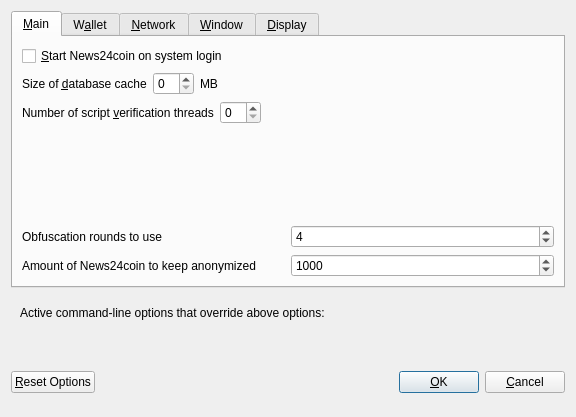
<?xml version="1.0" encoding="UTF-8"?>
<ui version="4.0">
 <class>OptionsDialog</class>
 <widget class="QDialog" name="OptionsDialog">
  <property name="geometry">
   <rect>
    <x>0</x>
    <y>0</y>
    <width>576</width>
    <height>417</height>
   </rect>
  </property>
  <property name="windowTitle">
   <string>Options</string>
  </property>
  <property name="modal">
   <bool>true</bool>
  </property>
  <layout class="QVBoxLayout" name="verticalLayout">
   <item>
    <widget class="QTabWidget" name="tabWidget">
     <property name="currentIndex">
      <number>0</number>
     </property>
     <widget class="QWidget" name="tabMain">
      <attribute name="title">
       <string>&amp;Main</string>
      </attribute>
      <layout class="QVBoxLayout" name="verticalLayout_Main">
       <item>
        <widget class="QCheckBox" name="bitcoinAtStartup">
         <property name="toolTip">
          <string>Automatically start News24coin after logging in to the system.</string>
         </property>
         <property name="text">
          <string>&amp;Start News24coin on system login</string>
         </property>
        </widget>
       </item>
       <item>
        <layout class="QHBoxLayout" name="horizontalLayout_2_Main">
         <item>
          <widget class="QLabel" name="databaseCacheLabel">
           <property name="text">
            <string>Size of &amp;database cache</string>
           </property>
           <property name="textFormat">
            <enum>Qt::PlainText</enum>
           </property>
           <property name="buddy">
            <cstring>databaseCache</cstring>
           </property>
          </widget>
         </item>
         <item>
          <widget class="QSpinBox" name="databaseCache"/>
         </item>
         <item>
          <widget class="QLabel" name="databaseCacheUnitLabel">
           <property name="text">
            <string>MB</string>
           </property>
           <property name="textFormat">
            <enum>Qt::PlainText</enum>
           </property>
          </widget>
         </item>
         <item>
          <spacer name="horizontalSpacer_2_Main">
           <property name="orientation">
            <enum>Qt::Horizontal</enum>
           </property>
           <property name="sizeHint" stdset="0">
            <size>
             <width>40</width>
             <height>20</height>
            </size>
           </property>
          </spacer>
         </item>
        </layout>
       </item>
       <item>
        <layout class="QHBoxLayout" name="horizontalLayout_3_Main">
         <item>
          <widget class="QLabel" name="threadsScriptVerifLabel">
           <property name="text">
            <string>Number of script &amp;verification threads</string>
           </property>
           <property name="textFormat">
            <enum>Qt::PlainText</enum>
           </property>
           <property name="buddy">
            <cstring>threadsScriptVerif</cstring>
           </property>
          </widget>
         </item>
         <item>
          <widget class="QSpinBox" name="threadsScriptVerif">
           <property name="toolTip">
            <string>(0 = auto, &lt;0 = leave that many cores free)</string>
           </property>
          </widget>
         </item>
         <item>
          <spacer name="horizontalSpacer_3_Main">
           <property name="orientation">
            <enum>Qt::Horizontal</enum>
           </property>
           <property name="sizeHint" stdset="0">
            <size>
             <width>40</width>
             <height>20</height>
            </size>
           </property>
          </spacer>
         </item>
        </layout>
       </item>
       <item>
        <spacer name="verticalSpacer_Main">
         <property name="orientation">
          <enum>Qt::Vertical</enum>
         </property>
         <property name="sizeHint" stdset="0">
          <size>
           <width>20</width>
           <height>40</height>
          </size>
         </property>
        </spacer>
       </item>
       <item>
        <layout class="QHBoxLayout" name="horizontalLayout_4_Main">
         <item>
          <widget class="QLabel" name="label">
           <property name="toolTip">
            <string>This setting determines the amount of individual masternodes that an input will be anonymized through.&lt;br/&gt;More rounds of anonymization gives a higher degree of privacy, but also costs more in fees.</string>
           </property>
           <property name="text">
            <string>Obfuscation rounds to use</string>
           </property>
          </widget>
         </item>
         <item>
          <widget class="QSpinBox" name="obfuscationRounds">
           <property name="minimum">
            <number>2</number>
           </property>
           <property name="maximum">
            <number>8</number>
           </property>
           <property name="value">
            <number>4</number>
           </property>
          </widget>
         </item>
        </layout>
       </item>
       <item>
        <layout class="QHBoxLayout" name="horizontalLayout">
         <item>
          <widget class="QLabel" name="label_2">
           <property name="toolTip">
            <string>This amount acts as a threshold to turn off Obfuscation once it's reached.</string>
           </property>
           <property name="statusTip">
            <string notr="true"/>
           </property>
           <property name="whatsThis">
            <string notr="true"/>
           </property>
           <property name="accessibleName">
            <string notr="true"/>
           </property>
           <property name="accessibleDescription">
            <string notr="true"/>
           </property>
           <property name="text">
            <string>Amount of News24coin to keep anonymized</string>
           </property>
          </widget>
         </item>
         <item>
          <widget class="QSpinBox" name="anonymizeNews24coin">
           <property name="minimum">
            <number>100</number>
           </property>
           <property name="maximum">
            <number>100000</number>
           </property>
           <property name="singleStep">
            <number>100</number>
           </property>
           <property name="value">
            <number>1000</number>
           </property>
          </widget>
         </item>
        </layout>
       </item>
      </layout>
     </widget>
     <widget class="QWidget" name="tabWallet">
      <attribute name="title">
       <string>W&amp;allet</string>
      </attribute>
      <layout class="QVBoxLayout" name="verticalLayout_Wallet">
       <item>
        <widget class="QGroupBox" name="groupBox">
         <property name="title">
          <string>Expert</string>
         </property>
         <layout class="QVBoxLayout" name="verticalLayout_2">
          <item>
           <widget class="QCheckBox" name="coinControlFeatures">
            <property name="toolTip">
             <string>Whether to show coin control features or not.</string>
            </property>
            <property name="text">
             <string>Enable coin &amp;control features</string>
            </property>
           </widget>
          </item>
          <item>
           <widget class="QCheckBox" name="showMasternodesTab">
            <property name="toolTip">
             <string>Show additional tab listing all your masternodes in first sub-tab&lt;br/&gt;and all masternodes on the network in second sub-tab.</string>
            </property>
            <property name="text">
             <string>Show Masternodes Tab</string>
            </property>
           </widget>
          </item>
          <item>
           <widget class="QCheckBox" name="spendZeroConfChange">
            <property name="toolTip">
             <string>If you disable the spending of unconfirmed change, the change from a transaction&lt;br/&gt;cannot be used until that transaction has at least one confirmation.&lt;br/&gt;This also affects how your balance is computed.</string>
            </property>
            <property name="text">
             <string>&amp;Spend unconfirmed change</string>
            </property>
           </widget>
          </item>
         </layout>
        </widget>
       </item>
       <item>
        <spacer name="verticalSpacer_Wallet">
         <property name="orientation">
          <enum>Qt::Vertical</enum>
         </property>
         <property name="sizeHint" stdset="0">
          <size>
           <width>20</width>
           <height>40</height>
          </size>
         </property>
        </spacer>
       </item>
      </layout>
     </widget>
     <widget class="QWidget" name="tabNetwork">
      <attribute name="title">
       <string>&amp;Network</string>
      </attribute>
      <layout class="QVBoxLayout" name="verticalLayout_Network">
       <item>
        <widget class="QCheckBox" name="mapPortUpnp">
         <property name="toolTip">
          <string>Automatically open the News24coin client port on the router. This only works when your router supports UPnP and it is enabled.</string>
         </property>
         <property name="text">
          <string>Map port using &amp;UPnP</string>
         </property>
        </widget>
       </item>
       <item>
        <widget class="QCheckBox" name="allowIncoming">
         <property name="toolTip">
          <string>Accept connections from outside</string>
         </property>
         <property name="text">
          <string>Allow incoming connections</string>
         </property>
        </widget>
       </item>
       <item>
        <widget class="QCheckBox" name="connectSocks">
         <property name="toolTip">
          <string>Connect to the News24coin network through a SOCKS5 proxy.</string>
         </property>
         <property name="text">
          <string>&amp;Connect through SOCKS5 proxy (default proxy):</string>
         </property>
        </widget>
       </item>
       <item>
        <layout class="QHBoxLayout" name="horizontalLayout_1_Network">
         <item>
          <widget class="QLabel" name="proxyIpLabel">
           <property name="text">
            <string>Proxy &amp;IP:</string>
           </property>
           <property name="textFormat">
            <enum>Qt::PlainText</enum>
           </property>
           <property name="buddy">
            <cstring>proxyIp</cstring>
           </property>
          </widget>
         </item>
         <item>
          <widget class="QValidatedLineEdit" name="proxyIp">
           <property name="minimumSize">
            <size>
             <width>140</width>
             <height>0</height>
            </size>
           </property>
           <property name="maximumSize">
            <size>
             <width>140</width>
             <height>16777215</height>
            </size>
           </property>
           <property name="toolTip">
            <string>IP address of the proxy (e.g. IPv4: 127.0.0.1 / IPv6: ::1)</string>
           </property>
          </widget>
         </item>
         <item>
          <widget class="QLabel" name="proxyPortLabel">
           <property name="text">
            <string>&amp;Port:</string>
           </property>
           <property name="textFormat">
            <enum>Qt::PlainText</enum>
           </property>
           <property name="buddy">
            <cstring>proxyPort</cstring>
           </property>
          </widget>
         </item>
         <item>
          <widget class="QLineEdit" name="proxyPort">
           <property name="minimumSize">
            <size>
             <width>55</width>
             <height>0</height>
            </size>
           </property>
           <property name="maximumSize">
            <size>
             <width>55</width>
             <height>16777215</height>
            </size>
           </property>
           <property name="toolTip">
            <string>Port of the proxy (e.g. 9050)</string>
           </property>
          </widget>
         </item>
         <item>
          <spacer name="horizontalSpacer_1_Network">
           <property name="orientation">
            <enum>Qt::Horizontal</enum>
           </property>
           <property name="sizeHint" stdset="0">
            <size>
             <width>40</width>
             <height>20</height>
            </size>
           </property>
          </spacer>
         </item>
        </layout>
       </item>
       <item>
        <spacer name="verticalSpacer_Network">
         <property name="orientation">
          <enum>Qt::Vertical</enum>
         </property>
         <property name="sizeHint" stdset="0">
          <size>
           <width>20</width>
           <height>40</height>
          </size>
         </property>
        </spacer>
       </item>
      </layout>
     </widget>
     <widget class="QWidget" name="tabWindow">
      <attribute name="title">
       <string>&amp;Window</string>
      </attribute>
      <layout class="QVBoxLayout" name="verticalLayout_Window">
       <item>
        <widget class="QCheckBox" name="minimizeToTray">
         <property name="toolTip">
          <string>Show only a tray icon after minimizing the window.</string>
         </property>
         <property name="text">
          <string>&amp;Minimize to the tray instead of the taskbar</string>
         </property>
        </widget>
       </item>
       <item>
        <widget class="QCheckBox" name="minimizeOnClose">
         <property name="toolTip">
          <string>Minimize instead of exit the application when the window is closed. When this option is enabled, the application will be closed only after selecting Quit in the menu.</string>
         </property>
         <property name="text">
          <string>M&amp;inimize on close</string>
         </property>
        </widget>
       </item>
       <item>
        <spacer name="verticalSpacer_Window">
         <property name="orientation">
          <enum>Qt::Vertical</enum>
         </property>
         <property name="sizeHint" stdset="0">
          <size>
           <width>20</width>
           <height>40</height>
          </size>
         </property>
        </spacer>
       </item>
      </layout>
     </widget>
     <widget class="QWidget" name="tabDisplay">
      <attribute name="title">
       <string>&amp;Display</string>
      </attribute>
      <layout class="QVBoxLayout" name="verticalLayout_Display">
       <item>
        <layout class="QHBoxLayout" name="horizontalLayout_1_Display">
         <item>
          <widget class="QLabel" name="langLabel">
           <property name="text">
            <string>User Interface &amp;language:</string>
           </property>
           <property name="textFormat">
            <enum>Qt::PlainText</enum>
           </property>
           <property name="buddy">
            <cstring>lang</cstring>
           </property>
          </widget>
         </item>
         <item>
          <widget class="QValueComboBox" name="lang">
           <property name="toolTip">
            <string>The user interface language can be set here. This setting will take effect after restarting News24coin.</string>
           </property>
          </widget>
         </item>
        </layout>
       </item>
       <item>
        <widget class="QLabel" name="label_3">
         <property name="toolTip">
          <string notr="true"/>
         </property>
         <property name="statusTip">
          <string notr="true"/>
         </property>
         <property name="whatsThis">
          <string notr="true"/>
         </property>
         <property name="accessibleName">
          <string notr="true"/>
         </property>
         <property name="text">
          <string>Language missing or translation incomplete? Help contributing translations here:
https://www.transifex.com/news24coin-project/news24coin-project-translations</string>
         </property>
         <property name="wordWrap">
          <bool>true</bool>
         </property>
         <property name="openExternalLinks">
          <bool>true</bool>
         </property>
         <property name="textInteractionFlags">
          <set>Qt::TextBrowserInteraction</set>
         </property>
        </widget>
       </item>
       <item>
        <layout class="QHBoxLayout" name="horizontalLayout_4_Display" stretch="0,0">
         <item>
          <widget class="QLabel" name="themeLabel">
           <property name="text">
            <string>User Interface Theme:</string>
           </property>
          </widget>
         </item>
         <item>
          <widget class="QValueComboBox" name="theme"/>
         </item>
        </layout>
       </item>
       <item>
        <widget class="Line" name="line">
         <property name="orientation">
          <enum>Qt::Horizontal</enum>
         </property>
        </widget>
       </item>
       <item>
        <layout class="QHBoxLayout" name="horizontalLayout_2_Display">
         <item>
          <widget class="QLabel" name="unitLabel">
           <property name="text">
            <string>&amp;Unit to show amounts in:</string>
           </property>
           <property name="textFormat">
            <enum>Qt::PlainText</enum>
           </property>
           <property name="buddy">
            <cstring>unit</cstring>
           </property>
          </widget>
         </item>
         <item>
          <widget class="QValueComboBox" name="unit">
           <property name="toolTip">
            <string>Choose the default subdivision unit to show in the interface and when sending coins.</string>
           </property>
          </widget>
         </item>
        </layout>
       </item>
       <item>
        <layout class="QHBoxLayout" name="horizontalLayout_5_Display">
         <item>
          <widget class="QLabel" name="digitsLabel">
           <property name="text">
            <string>Decimal digits</string>
           </property>
          </widget>
         </item>
         <item>
          <widget class="QValueComboBox" name="digits"/>
         </item>
        </layout>
       </item>
       <item>
        <layout class="QHBoxLayout" name="horizontalLayout_3_Display">
         <item>
          <widget class="QLabel" name="thirdPartyTxUrlsLabel">
           <property name="toolTip">
            <string>Third party URLs (e.g. a block explorer) that appear in the transactions tab as context menu items. %s in the URL is replaced by transaction hash. Multiple URLs are separated by vertical bar |.</string>
           </property>
           <property name="text">
            <string>Third party transaction URLs</string>
           </property>
           <property name="buddy">
            <cstring>thirdPartyTxUrls</cstring>
           </property>
          </widget>
         </item>
         <item>
          <widget class="QLineEdit" name="thirdPartyTxUrls">
           <property name="toolTip">
            <string>Third party URLs (e.g. a block explorer) that appear in the transactions tab as context menu items. %s in the URL is replaced by transaction hash. Multiple URLs are separated by vertical bar |.</string>
           </property>
          </widget>
         </item>
        </layout>
       </item>
       <item>
        <spacer name="verticalSpacer">
         <property name="orientation">
          <enum>Qt::Vertical</enum>
         </property>
         <property name="sizeHint" stdset="0">
          <size>
           <width>20</width>
           <height>40</height>
          </size>
         </property>
        </spacer>
       </item>
      </layout>
     </widget>
    </widget>
   </item>
   <item>
    <widget class="QFrame" name="frame">
     <layout class="QVBoxLayout" name="verticalLayout_Bottom">
      <item>
       <layout class="QHBoxLayout" name="horizontalLayout_Bottom">
        <item>
         <widget class="QLabel" name="overriddenByCommandLineInfoLabel">
          <property name="text">
           <string>Active command-line options that override above options:</string>
          </property>
          <property name="textFormat">
           <enum>Qt::PlainText</enum>
          </property>
         </widget>
        </item>
        <item>
         <spacer name="horizontalSpacer_Bottom">
          <property name="orientation">
           <enum>Qt::Horizontal</enum>
          </property>
          <property name="sizeHint" stdset="0">
           <size>
            <width>40</width>
            <height>20</height>
           </size>
          </property>
         </spacer>
        </item>
       </layout>
      </item>
      <item>
       <widget class="QLabel" name="overriddenByCommandLineLabel">
        <property name="text">
         <string/>
        </property>
        <property name="textFormat">
         <enum>Qt::PlainText</enum>
        </property>
        <property name="wordWrap">
         <bool>true</bool>
        </property>
       </widget>
      </item>
     </layout>
    </widget>
   </item>
   <item>
    <layout class="QHBoxLayout" name="horizontalLayout_Buttons">
     <item>
      <widget class="QPushButton" name="resetButton">
       <property name="toolTip">
        <string>Reset all client options to default.</string>
       </property>
       <property name="text">
        <string>&amp;Reset Options</string>
       </property>
       <property name="autoDefault">
        <bool>false</bool>
       </property>
      </widget>
     </item>
     <item>
      <spacer name="horizontalSpacer_1">
       <property name="orientation">
        <enum>Qt::Horizontal</enum>
       </property>
       <property name="sizeHint" stdset="0">
        <size>
         <width>40</width>
         <height>48</height>
        </size>
       </property>
      </spacer>
     </item>
     <item>
      <widget class="QLabel" name="statusLabel">
       <property name="minimumSize">
        <size>
         <width>200</width>
         <height>0</height>
        </size>
       </property>
       <property name="font">
        <font>
         <weight>75</weight>
         <bold>true</bold>
        </font>
       </property>
       <property name="text">
        <string/>
       </property>
       <property name="textFormat">
        <enum>Qt::PlainText</enum>
       </property>
       <property name="wordWrap">
        <bool>true</bool>
       </property>
      </widget>
     </item>
     <item>
      <spacer name="horizontalSpacer_2">
       <property name="orientation">
        <enum>Qt::Horizontal</enum>
       </property>
       <property name="sizeHint" stdset="0">
        <size>
         <width>40</width>
         <height>48</height>
        </size>
       </property>
      </spacer>
     </item>
     <item>
      <widget class="QPushButton" name="okButton">
       <property name="text">
        <string>&amp;OK</string>
       </property>
       <property name="autoDefault">
        <bool>false</bool>
       </property>
       <property name="default">
        <bool>true</bool>
       </property>
      </widget>
     </item>
     <item>
      <widget class="QPushButton" name="cancelButton">
       <property name="text">
        <string>&amp;Cancel</string>
       </property>
       <property name="autoDefault">
        <bool>false</bool>
       </property>
      </widget>
     </item>
    </layout>
   </item>
  </layout>
 </widget>
 <customwidgets>
  <customwidget>
   <class>QValidatedLineEdit</class>
   <extends>QLineEdit</extends>
   <header>qvalidatedlineedit.h</header>
  </customwidget>
  <customwidget>
   <class>QValueComboBox</class>
   <extends>QComboBox</extends>
   <header>qvaluecombobox.h</header>
  </customwidget>
 </customwidgets>
 <resources/>
 <connections/>
</ui>
